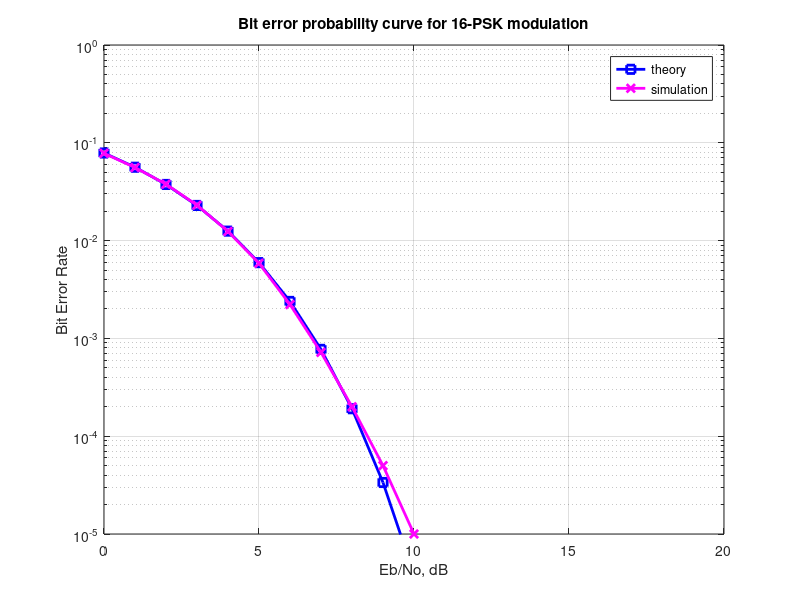

This chart was generated by the following MATLAB code:
% Bit Error Rate for 16-PSK modulation using Gray modulation mapping
close all
clear
clc

N = 10^5; % number of symbols
M = 2;   % constellation size
k = log2(M); % bits per symbol

Eb_N0_dB  = 0:25; % multiple Es/N0 values
Es_N0_dB  = Eb_N0_dB + 10*log10(k);

% Mapping for binary <--> Gray code conversion
ref = 0:M-1;
map = bitxor(ref,floor(ref/2));
[tt, ind] = sort(map);

estPhase = zeros(1,N);
for ii = 1:length(Eb_N0_dB)
    
    % symbol generation
    ipBit = rand(1,N*k,1)>0.5; % random 1's and 0's
    ipBitReshape =  reshape(ipBit,k,N).'; % grouping to N symbols having k bits each
    bin2DecMatrix = ones(N,1)*(2.^((k-1):-1:0)); % conversion from binary to decimal
    grayRef = sum(ipBitReshape.*bin2DecMatrix,2).'; % decimal to binary
    
    % Gray coded constellation mapping
    ipDec = ind(grayRef+1)-1; % bit group to constellation point
    ipPhase = ipDec*2*pi/M; % conversion to phase
    s = exp(1i*ipPhase);  % modulation
    
    % adding noise
    n = 1/sqrt(2)*(randn(1,N) + 1i*randn(1,N)); % white guassian noise, 0dB variance1
    y = s + 10^(-Es_N0_dB(ii)/20)*n; % additive white gaussian noise
    
    % demodulation
    opPhase = angle(y);
    % unwrap phase
    opPhase(opPhase<0) = opPhase(opPhase<0) + 2*pi;
    % rounding the received phase to the closest constellation
    estPhase = 2*pi/M*round(opPhase/(2*pi/M)); % phase equalization
    estPhase(estPhase==2*pi) = 0;
    estDec = round(estPhase*M/(2*pi));
    
    % Decimal to Gray code conversion
    ipGrayHat = map(estDec+1); % converting to decimal
    estBinary = dec2bin(ipGrayHat,k) ; % decimal to binary
    
    % converting binary string to number
    estBinary = estBinary.';
    estBinary = estBinary(1:end).';
    estBinary = str2num(estBinary).' ;
    
    % counting errors
    nBitErr(ii) = size(find(ipBit- estBinary),2); % couting the number of errors
end

simBer = nBitErr/(N*k) + 1e-100; % small term added to prevent -infinty in log

if(M == 8 || M == 16)
    theoryBer = (1/k)*erfc(sqrt(k*10.^(Eb_N0_dB/10))*sin(pi/M));
else
    theoryBer = (1/2)*erfc(sqrt(10.^(Eb_N0_dB/10)));
end

figure
semilogy(Eb_N0_dB,theoryBer,'bs-','LineWidth',2);
hold on
semilogy(Eb_N0_dB,simBer,'mx-','LineWidth',2);
axis([0 20 10^-5 1])
grid on
legend('theory', 'simulation');
xlabel('Eb/No, dB')
ylabel('Bit Error Rate')
title('Bit error probability curve for 16-PSK modulation')

